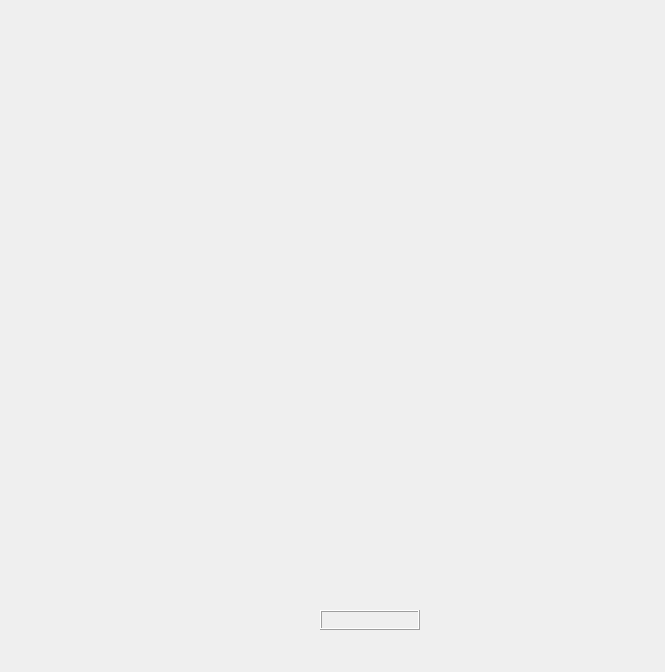
    <widget class="QWidget" name="graph_StartleTab" >
     <property name="geometry" >
      <rect>
       <x>0</x>
       <y>0</y>
       <width>665</width>
       <height>672</height>
      </rect>
     </property>
     <attribute name="title" >
      <string>Startle/Discrim</string>
     </attribute>
     <widget class="QwtPlot" name="qwt_Expanded_Signal_Plot" >
      <property name="geometry" >
       <rect>
        <x>40</x>
        <y>40</y>
        <width>581</width>
        <height>211</height>
       </rect>
      </property>
      <property name="sizePolicy" >
       <sizepolicy vsizetype="Fixed" hsizetype="Fixed" >
        <horstretch>0</horstretch>
        <verstretch>0</verstretch>
       </sizepolicy>
      </property>
      <property name="font" >
       <font>
        <family>Arial</family>
        <pointsize>10</pointsize>
       </font>
      </property>
      <property name="autoFillBackground" >
       <bool>false</bool>
      </property>
     </widget>
     <widget class="QwtPlot" name="qwt_Discrimination_Plot" >
      <property name="geometry" >
       <rect>
        <x>130</x>
        <y>340</y>
        <width>421</width>
        <height>221</height>
       </rect>
      </property>
      <property name="sizePolicy" >
       <sizepolicy vsizetype="Fixed" hsizetype="Fixed" >
        <horstretch>0</horstretch>
        <verstretch>0</verstretch>
       </sizepolicy>
      </property>
      <property name="font" >
       <font>
        <family>Arial</family>
        <pointsize>10</pointsize>
       </font>
      </property>
      <property name="autoFillBackground" >
       <bool>false</bool>
      </property>
     </widget>
     <widget class="QwtTextLabel" name="qwt_Discrimination_Score" >
      <property name="geometry" >
       <rect>
        <x>320</x>
        <y>610</y>
        <width>100</width>
        <height>20</height>
       </rect>
      </property>
      <property name="palette" >
       <palette>
        <active>
         <colorrole role="Text" >
          <brush brushstyle="SolidPattern" >
           <color alpha="255" >
            <red>255</red>
            <green>255</green>
            <blue>255</blue>
           </color>
          </brush>
         </colorrole>
        </active>
        <inactive>
         <colorrole role="Text" >
          <brush brushstyle="SolidPattern" >
           <color alpha="255" >
            <red>255</red>
            <green>255</green>
            <blue>255</blue>
           </color>
          </brush>
         </colorrole>
        </inactive>
        <disabled>
         <colorrole role="Text" >
          <brush brushstyle="SolidPattern" >
           <color alpha="255" >
            <red>69</red>
            <green>69</green>
            <blue>69</blue>
           </color>
          </brush>
         </colorrole>
        </disabled>
       </palette>
      </property>
      <property name="frameShape" >
       <enum>QFrame::Box</enum>
      </property>
      <property name="frameShadow" >
       <enum>QFrame::Raised</enum>
      </property>
     </widget>
    </widget>
